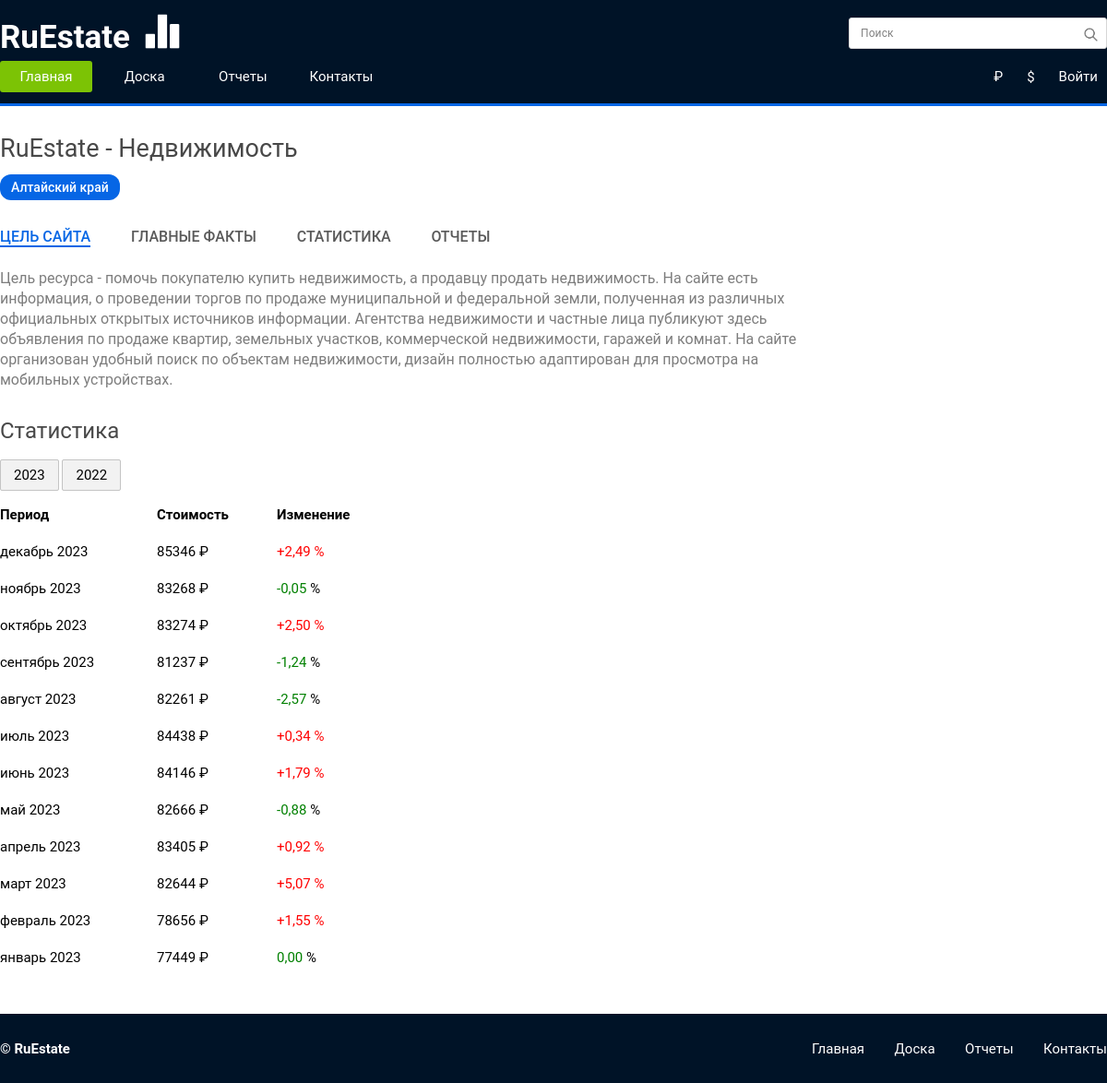
The page / on the database its author committed.
### api/models.py (models this page shows, shortened)
class Month(models.Model):
    table = models.ForeignKey(Table, on_delete=models.CASCADE, related_name='months')
    order = models.IntegerField(default=1)
    period = models.CharField(max_length=30)
    price = models.IntegerField(default=0)
    rate_field = models.DecimalField(max_digits=3, decimal_places=2, validators=PERCENTAGE_VALIDATOR)
    class Meta:
        verbose_name = 'Месяц'
        verbose_name_plural = 'Месяцы'

### api/views.py (the view)
# urls.py: path('', views.index, name='index'),
def index(request, year=2023):
    modal = check_modal(request)
    table = Table.objects.filter(year=year)[0]
    months = table.months.all().order_by('order')
    context={'form': SignupForm(), 'modal': modal, 'months': months}
    return render(request, 'api/index.html', context)

### api/forms.py
class SignupForm(UserCreationForm):
    email = forms.EmailField(max_length=200, help_text='Required')
    class Meta:
        model = get_user_model()
        fields = ('email', 'password1', 'password2')

### api/views.py (called while the page is built)
def check_modal(request):
    modal = request.session.get('modal', 'none')
    try:
        del request.session['modal']
    except KeyError:
        pass
    return modal

### api/templates/api/index.html (shortened to what this page needs)
{% load static %}
{% load divider %}
<!DOCTYPE html>
<html lang="en">
<head>
    <link rel="stylesheet" href="{% static 'api/style.css' %}">
</head>
<body>
  <div class="wrapper">
  <div class="content">
    <nav class="menu">
        <div class="menu__container">
          <div class="menu__upper">
            <div class="menu__logo">
              <span class="menu__label">RuEstate</span>
              <img src="../static/api/images/logo.png" alt="" class="head__logo_image">
            </div>
            <div class="menu__search">
              <form action="{% url 'searched' %}" method="POST">
                <input type="text" class="menu__field" name="search" placeholder="Поиск" />
                <button><img src='../static/api/images/search.png' alt="" /></button>
              </form>
            </div>
          </div>
          <div class="menu__lower">
            <div class="menu__list">
              <a href="{% url 'index' %}">Главная</a>
              <a href="{% url 'dashboard' %}">Доска</a>
              <a href="{% url 'report' %}">Отчеты</a>
              <a href="{% url 'contact' %}">Контакты</a>
            </div>
            <div class="menu__action">
              <div class="menu__lang">
                <a href="{% url 'remain_currency' %}">₽</a>
              </div>
              <div class="menu__lang">
                <a href="{% url 'change_currency' %}">$</a>
              </div>
              <div class="menu__login">
                {% if not request.user.is_authenticated %}
                  <a href="#" id="login-button">Войти</a>
                {% else %}
                  <a href="#" id="account-button">{{ request.user.email }}</a>
                {% endif %}
              </div>
            </div>
          </div>
        </div>
      </nav>
    <div class="frame">
        <div class="title">RuEstate - Недвижимость</div>
        <div class="card">Алтайский край</div>
        <div class="switch">
            <a href="#" class="switch__link main" onclick="openSection(this.id)" id="1">Цель сайта</a>
            <a href="#" class="switch__link" onclick="openSection(this.id)"id="2">Главные факты</a>
            <a href="#" class="switch__link" onclick="openSection(this.id)" id="3">Статистика</a>
            <a href="#" class="switch__link" onclick="openSection(this.id)" id="4">Отчеты</a>
        </div>
        <div class="container">
            <div class="container__section activate-section">
              Цель ресурса - помочь покупателю купить недвижимость, а продавцу продать недвижимость. На сайте есть информация, о проведении торгов по продаже муниципальной и федеральной земли, полученная из различных официальных открытых источников информации. Агентства недвижимости и частные лица публикуют здесь объявления по продаже квартир, земельных участков, коммерческой недвижимости, гаражей и комнат. На сайте организован удобный поиск по объектам недвижимости, дизайн полностью адаптирован для просмотра на мобильных устройствах.
            </div>
        </div>
        <div class="title-2">Статистика</div>
        <div class="container">
          <a href="{% url 'index' %}" class="year-btn">2023</a>
          <a href="{% url 'index' year=2022 %}" class="year-btn">2022</a>
        </div>
        <div class="table">
          <div class="row">
            <div class="div1 bold">Период</div>
            <div class="div2 bold">Стоимость</div>
            <div class="div3 bold">Изменение</div>
          </div>
          {% for month in months %}
            <div class="row">
              <div class="div1">{{ month.period }}</div>
              {% if request.session.currency %}
                <div class="div2">{{ month.price|divide:request.session.currency }} $</div>
              {% else %}
                <div class="div2">{{ month.price }} ₽</div>
              {% endif %}
              <div class="div3">{% if month.rate_field > 0 %} <span class="red">+{{ month.rate_field }}<span> {% else %} <span class="green">{{ month.rate_field }}</span> {% endif %} %</div>
            </div>
          {% endfor %}
        </div>
    </div>
  </div>
  <footer class="foot">
    <div class="foot__container">
      <div class="foot__content">
        <div class="foot__copyright">
          © RuEstate
        </div>
        <div class="foot__list">
          <a href="{% url 'index' %}">Главная</a>
          <a href="{% url 'dashboard' %}">Доска</a>
          <a href="{% url 'report' %}">Отчеты</a>
          <a href="{% url 'contact' %}">Контакты</a>
        </div>
      </div>
    </div>
  </footer>
  </div>
</body>
</html>

### api/static/api/style.css (style rules this page uses)
* { padding: 0; margin: 0; border: 0; }
*, *:before, *:after { -moz-box-sizing: border-box; -webkit-box-sizing: border-box; box-sizing: border-box; }
a { color: #fff; text-decoration: none; }
nav, footer, header, aside { display: block; }
button { cursor: pointer; }
body { font-size: 15px; font-family: 'Roboto'; }
.wrapper { display: flex; flex-direction: column; min-height: 100%; overflow: hidden; }
.menu { height: 115px; background-color: #001327; color: #fff; border-bottom: 3px solid #0666E5; }
.menu__container { max-width: 1200px; margin: 0 auto; }
.menu__upper { display: flex; justify-content: space-between; align-items: center; padding: 10px 0 0 0; }
.menu__lower { padding: 5px 0 0 0; display: flex; justify-content: space-between; }
.menu__label { font-size: 35px; font-weight: bold; }
.menu__logo img { transform: translate(10px, 3px); filter: invert(1); width: 42px; height: 42px; }
.menu__field { font-size: 12px; width: 280px; height: 34px; border-radius: 3px; border: 1px solid rgb(214, 214, 214); padding: 0 12px; }
.menu__field::placeholder { font-size: 12px; font-family: 'Roboto'; color: rgb(129, 129, 129); opacity: 1; letter-spacing: 0.1px; }
.menu__list { display: flex; justify-content: space-between; align-items: center; width: 420px; }
.menu__search { position: relative; }
.menu__search button { position: absolute; top: 0; right: 0; width: 36px; height: 36px; background-color: transparent; }
.menu__search img { transform: translateY(2px); filter: invert(0.5); width: 17px; height: 17px; }
.menu__action { display: flex; }
.menu__lang a, .menu__login a { display: flex; align-items: center; justify-content: center; padding: 8px 10px; transition: 0.15s ease-out; border-radius: 3px; margin: 0 0 0 6px; }
.menu__list a { display: flex; align-items: center; justify-content: center; width: 100px; padding: 8px 0; transition: 0.15s ease-out; border-radius: 3px; }
.menu__list a:first-child { background-color: #7CC305; }
.frame { max-width: 1200px; margin: 0 auto; padding: 30px 0; }
.title { font-size: 27px; font-weight: 400; color: rgb(72, 72, 72); }
.title-2 { margin: 30px 0 0 0; font-size: 24px; font-weight: 400; color: rgb(72, 72, 72); }
.card { margin: 12px 0 0 0; display: inline-block; font-size: 14px; padding: 6px 12px; background-color: #0666E5; color: #fff; border-radius: 12px; font-weight: 500; }
.switch { margin: 30px 0 0 0; }
.switch__link { text-transform: uppercase; font-weight: 500; font-size: 16px; color: rgb(90, 90, 90); margin: 0 40px 0 0; transition: 0.15s ease-out; }
.main { color: #0666E5; border-bottom: 2px solid #0666E5; }
.container { max-width: 900px; }
.container__section { font-size: 16px; line-height: 22px; margin: 21px 0 0 0; display: none; color: rgb(125, 125, 125); }
.activate-section { display: block; }
.container { margin: 25px 0 0 0; }
.year-btn { padding: 7px 14px; border: 1px solid rgb(196, 196, 196); border-radius: 2px; color: black; background-color: rgb(242, 242, 242); }
.table { margin: 25px 0 0 0; display: flex; flex-direction: column; }
.row { display: flex; flex-direction: row; }
.div1 { width: 170px; height: 40px; }
.div2 { width: 130px; height: 40px; }
.div3 { width: 100px; height: 40px; }
.red { color: red; }
.green { color: green; }
.bold { font-weight: bold; }
.content { flex: 1 0 auto; }
.foot { width: 100%; height: 75px; background-color: #001327; color: #fff; }
.foot__container { max-width: 1200px; margin: 0 auto; }
.foot__content { height: 75px; display: flex; justify-content: space-between; align-items: center; }
.foot__copyright { font-weight: bold; }
.foot__list { display: flex; justify-content: space-between; width: 320px; }
.foot__list a { transition: 0.15s ease-out; }

### rows shown on the page
Month: period "декабрь 2023", price "85346", rate_field "2,49"
Month: period "ноябрь 2023", price "83268", rate_field "-0,05"
Month: period "октябрь 2023", price "83274", rate_field "2,50"
Month: period "сентябрь 2023", price "81237", rate_field "-1,24"
Month: period "август 2023", price "82261", rate_field "-2,57"
Month: period "июль 2023", price "84438", rate_field "0,34"
Month: period "июнь 2023", price "84146", rate_field "1,79"
Month: period "май 2023", price "82666", rate_field "-0,88"
Month: period "апрель 2023", price "83405", rate_field "0,92"
Month: period "март 2023", price "82644", rate_field "5,07"
Month: period "февраль 2023", price "78656", rate_field "1,55"
Month: period "январь 2023", price "77449", rate_field "0,00"
